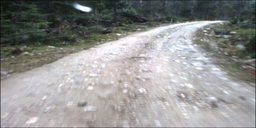
#> input picture data/imgs/0618.png, 256 x 128 px, shrunk from 500 x 250 before the run
$ python main.py
#> lines starting #> are read from the running program, lines starting #| are printed output that depends on the picture; long printed decimals are rounded
import numpy as np
import cv2
import matplotlib.pyplot as plt
from sklearn.decomposition import PCA
from sklearn.metrics import silhouette_score,calinski_harabasz_score,davies_bouldin_score

import time
# data process
def loadImage(path):
#> called with path = '../../data/imgs/0618.png'
    image = cv2.imread(path)
#> image is the input picture: shape (128, 256, 3); mean B, G, R 144, 145, 144.7
    image = cv2.cvtColor(image,cv2.COLOR_BGR2RGB)
    # image = cv2.cvtColor(image,cv2.COLOR_RGB2LAB)
    return image

def process_image(image):
    data = image.reshape((-1,3))
    return data

# k-means
def init_centroids(data,K):
    np.random.seed(42)
    indices = np.random.choice(len(data), K, replace=False)
    centroids = data[indices]
    return centroids

def assign_clusters(data, centroids):
    distances = np.linalg.norm(data[:,np.newaxis] - centroids,axis=2)
    clusterLabels = np.argmin(distances,axis=1)
    return clusterLabels

def update_centroids(data, clusterLabel, k):
    newCentroid = np.array([data[clusterLabel == i].mean(axis=0) for i in range(k)])
    return newCentroid

def isConverged(oldCentroids, centroids, tolerence = 1e-5):
    return np.linalg.norm(centroids - oldCentroids) < tolerence

def k_means(data, k, iter=100):

#> called with data = array of shape (32768, 3), k = 2, iter = 100
    start = time.time()

    centroids = init_centroids(data, k)
#> in init_centroids, `indices = np.random.choice(len(data), K, replace=False)`: indices = [1588, 2153]
#> in init_centroids, `centroids = data[indices]`: centroids = [[34, 38, 37], [38, 45, 42]]
#> centroids = [[34, 38, 37], [38, 45, 42]]
    for i in range(iter):
        labels = assign_clusters(data,centroids)
        newCentroids = update_centroids(data,labels,k)
        if isConverged(centroids,newCentroids):
            break
        centroids = newCentroids

        print("第", i+1,"次迭代","用时：{0}".format(time.time() - start))
#> this loop made 8 passes
#> centroids on passes 1 to 7: [[36.07, 42.41, 38.88], [149.8, 149.9, 149]], [[53.83, 60.88, 56.41], [184.1, 181.5, 182]], [[63.76, 69.71, 63.99], [191.7, 188.8, 190.5]], [[66.26, 71.95, 66.13], [193.3, 190.3, 192.3]], [[66.79, 72.43, 66.6], [193.6, 190.6, 192.7]], [[66.9, 72.53, 66.7], [193.7, 190.7, 192.7]], [[66.91, 72.54, 66.7], [193.7, 190.7, 192.7]]
    return labels, centroids

def display_colored_clusters(image, labels, centroids):
    segmented_image = centroids[labels].reshape(image.shape).astype(np.uint8)
    plt.title("Colored Segmentation")
    plt.imshow(segmented_image)
    plt.axis("off")
    plt.show()

def display_separated_clusters(image, labels, k):
    h, w, c = image.shape
    fig, axes = plt.subplots(1, k, figsize=(15, 5))
    for i in range(k):
        cluster_image = np.zeros_like(image)
        cluster_image = cluster_image.reshape(-1, 3)
        cluster_image[labels == i] = image.reshape(-1, 3)[labels == i]
        cluster_image = cluster_image.reshape(h, w, c)

        axes[i].imshow(cluster_image)
        axes[i].set_title(f"Cluster {i + 1}")
        axes[i].axis("off")
    plt.show()

def plot_clusters_2D(data, labels):
    # 使用PCA将数据降维到2D，以便可视化
    pca = PCA(n_components=2)
    data_2d = pca.fit_transform(data)

    # 绘制聚类结果
    plt.scatter(data_2d[:, 0], data_2d[:, 1], c=labels, cmap='viridis', marker='o')
    plt.title("2D Projection of Clusters")
    plt.xlabel("PCA Component 1")
    plt.ylabel("PCA Component 2")
    plt.show()

image_path = '../../data/imgs/0618.png'
k = 2
image = loadImage(image_path)
data = process_image(image)
labels, centroids = k_means(data,k)
#> centroids = [[66.91, 72.54, 66.7], [193.7, 190.7, 192.7]]


display_colored_clusters(image, labels, centroids)
#> in display_colored_clusters, `segmented_image = centroids[labels].reshape(image.shape).astype(np.uin..`:
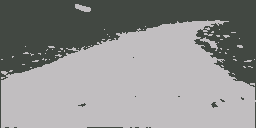
#> segmented_image: shape (128, 256, 3); mean R, G, B 143.9, 144.4, 143.3

display_separated_clusters(image,labels,k)
#> after the loop in display_separated_clusters, `for i in range(k):`:
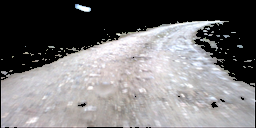
#> cluster_image: shape (128, 256, 3); mean R, G, B 118.8, 116.9, 118.2
#> in display_separated_clusters, `plt.show()`:
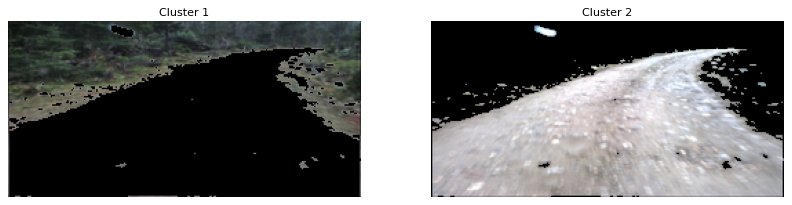
#> figure drawn by matplotlib, 2 panels

plot_clusters_2D(data,labels)
#> in plot_clusters_2D, `data_2d = pca.fit_transform(data)`: data_2d = 32768 pairs, first value -231.8 to 191.3, second value -25.77 to 58.1
#> in plot_clusters_2D, `plt.show()`:
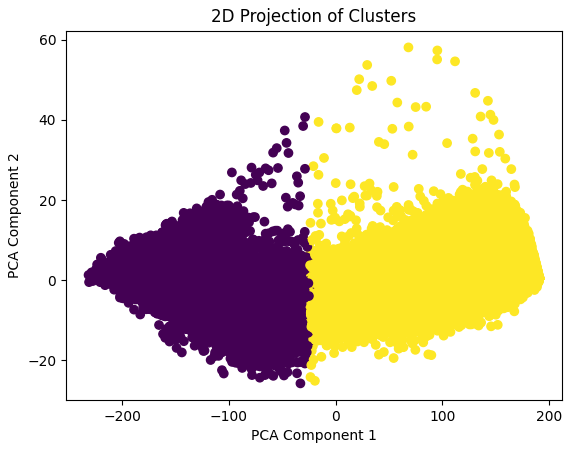
#> figure drawn by matplotlib, 1 panel


# 计算轮廓系数
silhouette_avg = silhouette_score(data, labels)
#> silhouette_avg = 0.728
print(f'Silhouette Score: {silhouette_avg}')
#| Silhouette Score: 0.7282

# 计算Calinski-Harabasz指数
ch_index = calinski_harabasz_score(data, labels)
#> ch_index = 164769.9
print(f'Calinski-Harabasz Index: {ch_index}')
#| Calinski-Harabasz Index: 164769.864

# 计算Davies-Bouldin指数
db_index = davies_bouldin_score(data, labels)
#> db_index = 0.363
print(f'Davies-Bouldin Index: {db_index}')
#| Davies-Bouldin Index: 0.363

# 绘制每个簇的颜色直方图
for i in range(k):
    cluster_data = data[labels == i]
    plt.figure()
    # 对于每个颜色通道绘制直方图
    for channel in range(3):  # 假设我们处理的是RGB图像
        plt.hist(cluster_data[:, channel], bins=range(256), alpha=0.5, label=f'Channel {channel+1}', histtype='stepfilled')
    plt.title(f'Color Histogram for Cluster {i + 1}')
    plt.xlabel('Pixel Intensity')
    plt.ylabel('Frequency')
    plt.legend()
    plt.show()
#> this loop made 2 passes
#> pass 1, `plt.show()`:
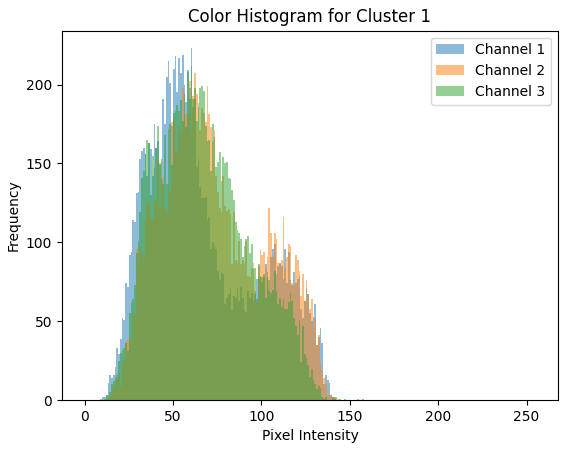
#> figure drawn by matplotlib, 1 panel
#> pass 2, `plt.show()`:
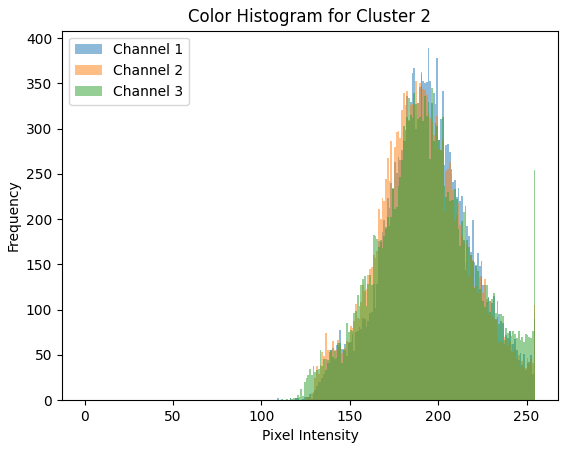
#> figure drawn by matplotlib, 1 panel
